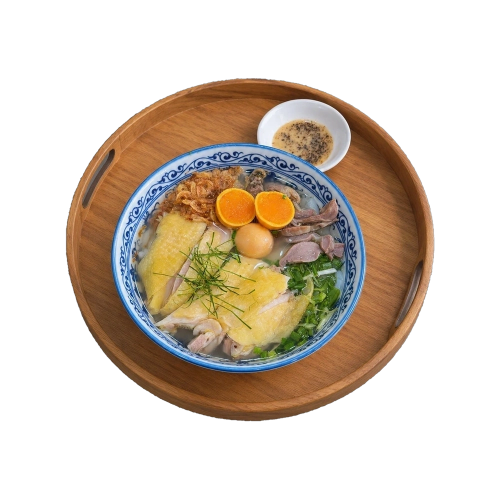
#> input picture images/menu/Vietnamese Chicken Soup on Wooden Tray_result.webp, 1000 x 1000 px, found by its file name (shown at 1/2 size)
$ python normalize_dish_assets.py
#> lines starting #> are read from the running program, lines starting #| are printed output that depends on the picture
import os
import sys
from PIL import Image

sys.stdout.reconfigure(encoding='utf-8')

ROOT = os.getcwd()

# 5 dishes to normalize
dish_files = [
    'Vietnamese Chicken Soup on Wooden Tray_result.webp',
    'Vietnamese Chicken Rice Tray Feast_result.webp',
    'goi-ga.webp',
    'Vietnamese Xôi Gà on a Wooden Tray_result.webp',
    'mi-ga.webp'
]

TARGET_SIZE = 1000
TARGET_TRAY_DIAMETER = 740  # Exact circular diameter for all trays

for fn in dish_files:
    p = os.path.join(ROOT, 'images', 'menu', fn)
    if not os.path.exists(p):
        print(f"Warning: {p} does not exist!")
        continue

    im = Image.open(p).convert('RGBA')
#> im is the input picture: PIL image 1000x1000 RGBA; mean R, G, B, A 60, 47.6, 33.8, 101.1
    bbox = im.getbbox()
#> bbox = (131, 156, 870, 843)
    if not bbox:
        print(f"Empty image: {p}")
        continue

    w = bbox[2] - bbox[0]
#> w = 739
    h = bbox[3] - bbox[1]
#> h = 687
    tray_crop = im.crop(bbox)
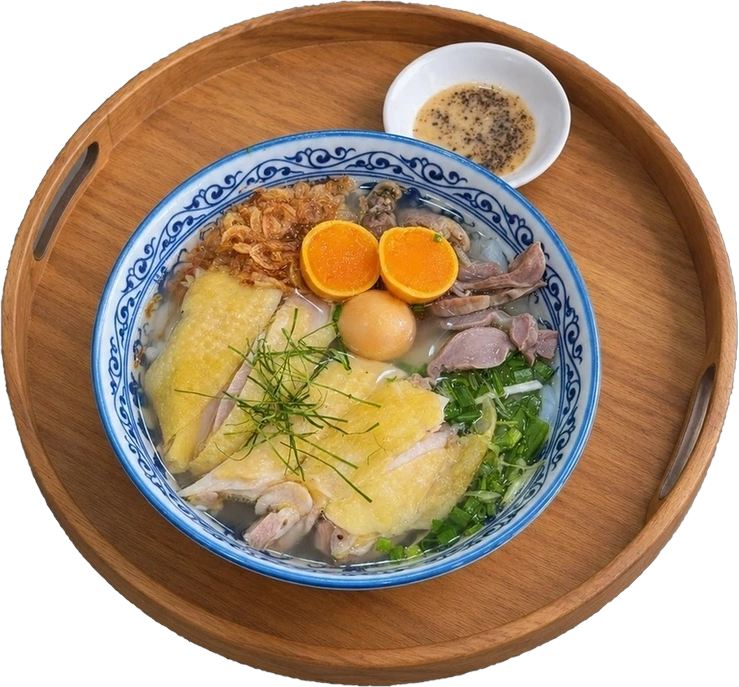
#> tray_crop: PIL image 739x687 RGBA; mean R, G, B, A 118.1, 93.5, 66.5, 199.1; transparent parts drawn white

    # Scale tray uniformly so max dimension is exactly TARGET_TRAY_DIAMETER
    scale = TARGET_TRAY_DIAMETER / max(w, h)
#> scale = 1
    new_w = int(w * scale)
#> new_w = 740
    new_h = int(h * scale)
#> new_h = 687
    tray_scaled = tray_crop.resize((new_w, new_h), Image.Resampling.LANCZOS)

    # Create clean transparent 1000x1000 canvas and center the tray
    norm_canvas = Image.new('RGBA', (TARGET_SIZE, TARGET_SIZE), (0, 0, 0, 0))
#> norm_canvas: PIL image 1000x1000 RGBA; every value is 0
    paste_x = (TARGET_SIZE - new_w) // 2
#> paste_x = 130
    paste_y = (TARGET_SIZE - new_h) // 2
#> paste_y = 156
    norm_canvas.paste(tray_scaled, (paste_x, paste_y), tray_scaled)

    # Save back to file
    norm_canvas.save(p, 'WEBP', quality=95)

    new_bbox = norm_canvas.getbbox()
#> new_bbox = (130, 156, 869, 843)
    print(f"Normalized {fn}:")
    print(f"  Old bbox: {bbox} -> New bbox: {new_bbox}")
#|   Old bbox: (131, 156, 870, 843) -> New bbox: (130, 156, 869, 843)
    print(f"  Width: {new_bbox[2]-new_bbox[0]}px, Height: {new_bbox[3]-new_bbox[1]}px")
#|   Width: 739px, Height: 687px
    print(f"  Top padding: {new_bbox[1]}px, Bottom padding: {TARGET_SIZE - new_bbox[3]}px")
#|   Top padding: 156px, Bottom padding: 157px
#> pass 2 of the loop `for fn in dish_files:`:
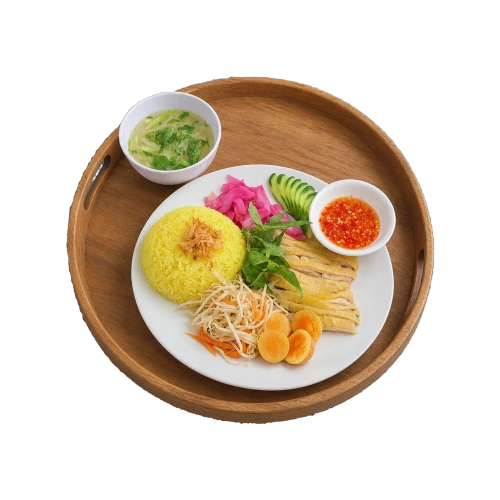
#> input picture images/menu/Vietnamese Chicken Rice Tray Feast_result.webp, 1000 x 1000 px, found by its file name (shown at 1/2 size)
#> im is the input picture: PIL image 1000x1000 RGBA; mean R, G, B, A 68.6, 53.9, 35.9, 102.6
#> bbox = (132, 152, 870, 849)
#> w = 738
#> h = 697
#> `tray_crop = im.crop(bbox)`:
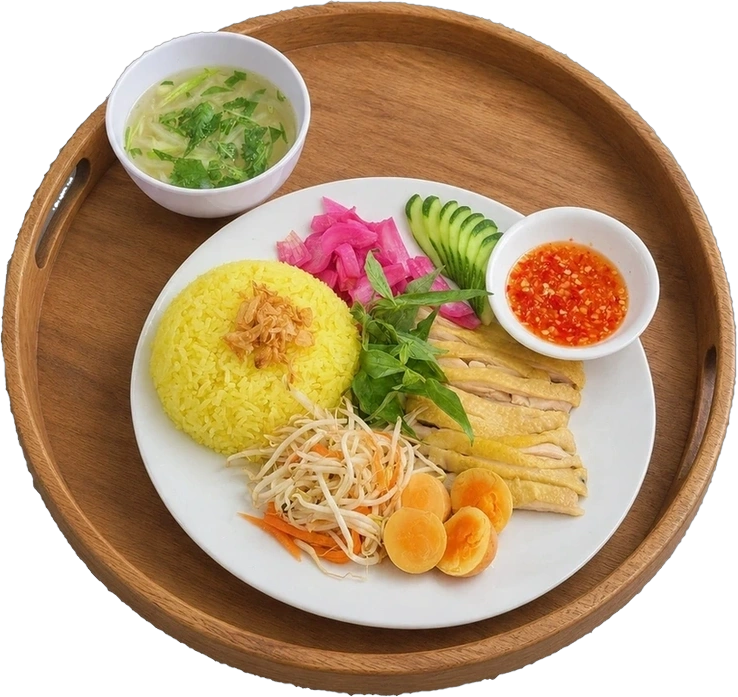
#> tray_crop: PIL image 738x697 RGBA; mean R, G, B, A 133.3, 104.8, 69.8, 199.4; transparent parts drawn white
#> new_w = 739
#> new_h = 698
#> tray_scaled: PIL image 739x698 RGBA
#> paste_y = 151
#> `norm_canvas.paste(tray_scaled, (paste_x, paste_y), tray_scaled)`:
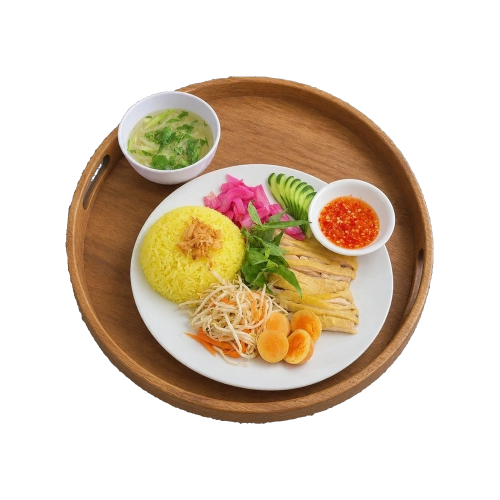
#> norm_canvas: PIL image 1000x1000 RGBA (shown at 1/2 size); mean R, G, B, A 68.1, 53.5, 35.5, 102.7; transparent parts drawn white
#> new_bbox = (130, 151, 868, 848)
#|   Old bbox: (132, 152, 870, 849) -> New bbox: (130, 151, 868, 848)
#|   Width: 738px, Height: 697px
#|   Top padding: 151px, Bottom padding: 152px
#> pass 3 of the loop `for fn in dish_files:`:
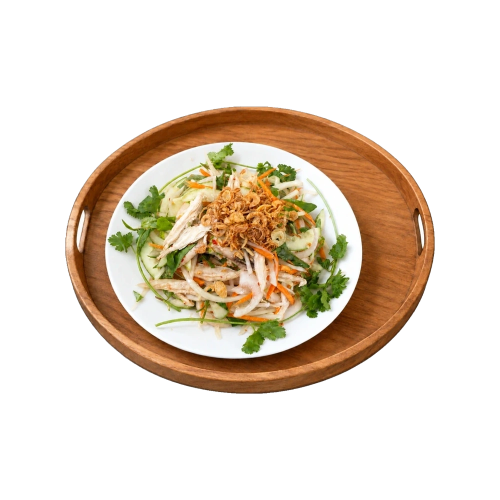
#> input picture images/menu/goi-ga.webp, 1000 x 1000 px, found by its file name (shown at 1/2 size)
#> im is the input picture: PIL image 1000x1000 RGBA; mean R, G, B, A 60.5, 47.4, 32.6, 85.1
#> bbox = (130, 212, 870, 788)
#> w = 740
#> h = 576
#> `tray_crop = im.crop(bbox)`:
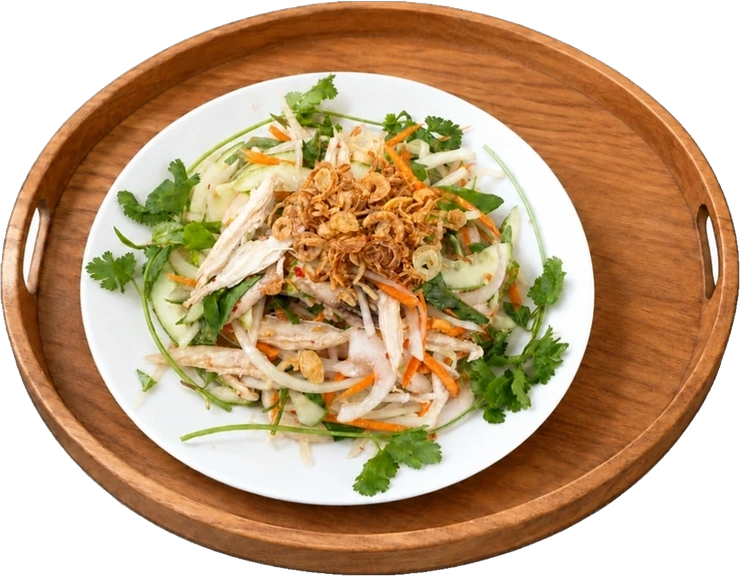
#> tray_crop: PIL image 740x576 RGBA; mean R, G, B, A 141.6, 110.9, 76.2, 199.8; transparent parts drawn white
#> new_w = 740
#> new_h = 576
#> paste_y = 212
#> new_bbox = (130, 213, 870, 788)
#|   Old bbox: (130, 212, 870, 788) -> New bbox: (130, 213, 870, 788)
#|   Width: 740px, Height: 575px
#|   Top padding: 213px, Bottom padding: 212px
#> the loop made 5 passes; the first 3 are shown

print("All 5 dish assets successfully normalized to identical 740px diameter with ~155px top/bottom padding!")
